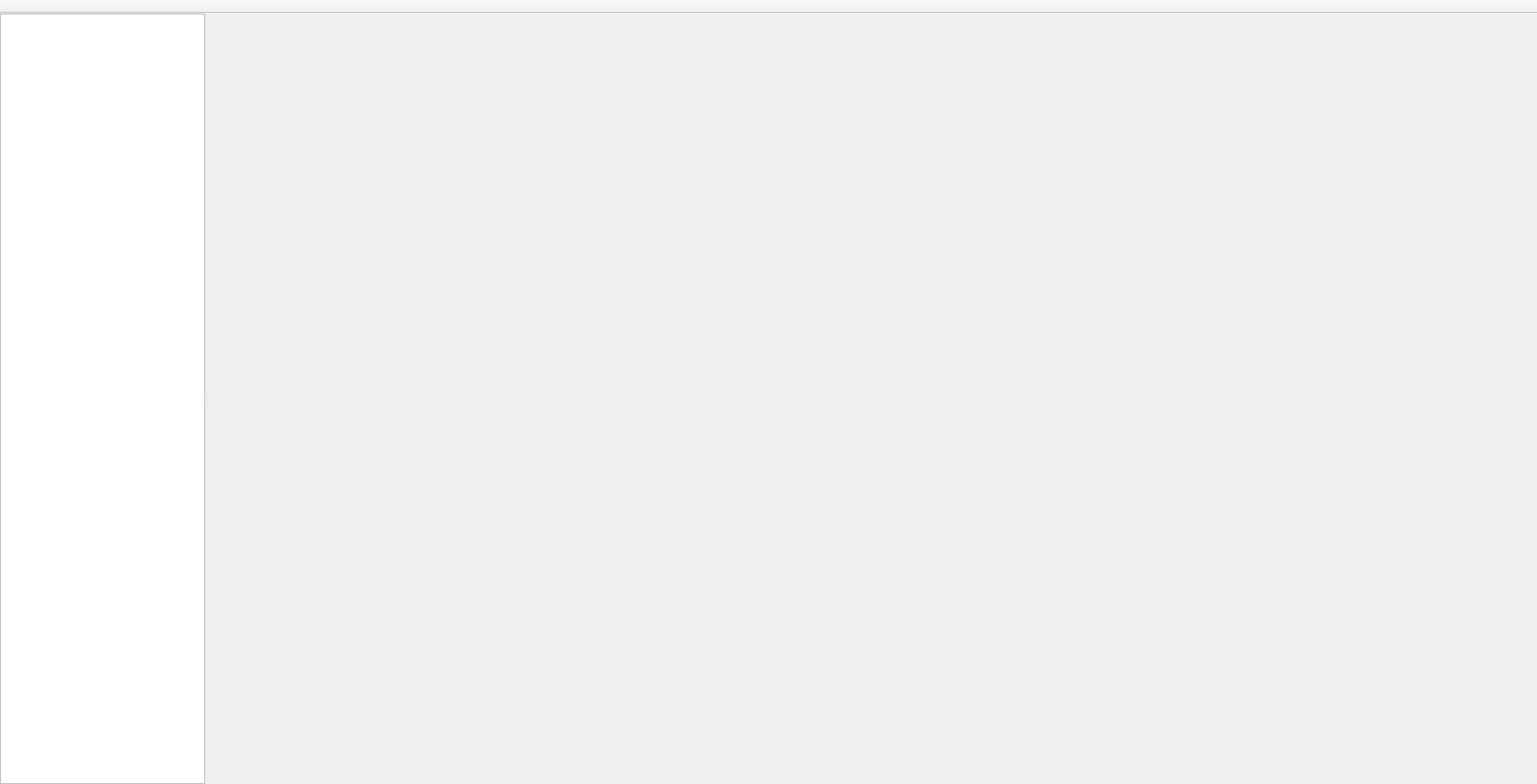
<?xml version="1.0" encoding="UTF-8"?>
<ui version="4.0">
 <class>FileTabWidget</class>
 <widget class="QMainWindow" name="FileTabWidget">
  <property name="geometry">
   <rect>
    <x>0</x>
    <y>0</y>
    <width>1919</width>
    <height>979</height>
   </rect>
  </property>
  <property name="windowTitle">
   <string>Form</string>
  </property>
  <widget class="QWidget" name="centralwidget">
   <layout class="QGridLayout" name="gridLayout">
    <property name="leftMargin">
     <number>0</number>
    </property>
    <property name="topMargin">
     <number>0</number>
    </property>
    <property name="rightMargin">
     <number>0</number>
    </property>
    <property name="bottomMargin">
     <number>0</number>
    </property>
    <property name="spacing">
     <number>0</number>
    </property>
    <item row="0" column="0">
     <widget class="QSplitter" name="splitter">
      <property name="orientation">
       <enum>Qt::Horizontal</enum>
      </property>
      <widget class="QWidget" name="featureWidget" native="true">
       <layout class="QGridLayout" name="featureLayout">
        <property name="leftMargin">
         <number>0</number>
        </property>
        <property name="topMargin">
         <number>0</number>
        </property>
        <property name="rightMargin">
         <number>0</number>
        </property>
        <property name="bottomMargin">
         <number>0</number>
        </property>
        <property name="spacing">
         <number>0</number>
        </property>
        <item row="0" column="0">
         <widget class="QTreeView" name="objectTreeView">
          <property name="enabled">
           <bool>true</bool>
          </property>
          <property name="sizePolicy">
           <sizepolicy hsizetype="Preferred" vsizetype="Preferred">
            <horstretch>0</horstretch>
            <verstretch>0</verstretch>
           </sizepolicy>
          </property>
          <property name="minimumSize">
           <size>
            <width>0</width>
            <height>0</height>
           </size>
          </property>
          <property name="baseSize">
           <size>
            <width>0</width>
            <height>0</height>
           </size>
          </property>
          <property name="contextMenuPolicy">
           <enum>Qt::CustomContextMenu</enum>
          </property>
          <property name="sizeAdjustPolicy">
           <enum>QAbstractScrollArea::AdjustIgnored</enum>
          </property>
          <property name="dragDropOverwriteMode">
           <bool>false</bool>
          </property>
          <property name="dragDropMode">
           <enum>QAbstractItemView::InternalMove</enum>
          </property>
          <property name="defaultDropAction">
           <enum>Qt::MoveAction</enum>
          </property>
          <property name="selectionMode">
           <enum>QAbstractItemView::ExtendedSelection</enum>
          </property>
          <property name="rootIsDecorated">
           <bool>false</bool>
          </property>
          <property name="expandsOnDoubleClick">
           <bool>false</bool>
          </property>
          <attribute name="headerVisible">
           <bool>false</bool>
          </attribute>
          <attribute name="headerDefaultSectionSize">
           <number>0</number>
          </attribute>
         </widget>
        </item>
       </layout>
      </widget>
      <widget class="QWidget" name="displayWidget" native="true">
       <property name="sizePolicy">
        <sizepolicy hsizetype="Expanding" vsizetype="Preferred">
         <horstretch>1</horstretch>
         <verstretch>0</verstretch>
        </sizepolicy>
       </property>
       <property name="baseSize">
        <size>
         <width>0</width>
         <height>0</height>
        </size>
       </property>
      </widget>
     </widget>
    </item>
   </layout>
  </widget>
  <widget class="QToolBar" name="toolBar">
   <property name="windowTitle">
    <string>toolBar</string>
   </property>
   <property name="movable">
    <bool>false</bool>
   </property>
   <property name="iconSize">
    <size>
     <width>32</width>
     <height>32</height>
    </size>
   </property>
   <property name="toolButtonStyle">
    <enum>Qt::ToolButtonTextUnderIcon</enum>
   </property>
   <attribute name="toolBarArea">
    <enum>TopToolBarArea</enum>
   </attribute>
   <attribute name="toolBarBreak">
    <bool>false</bool>
   </attribute>
  </widget>
 </widget>
 <resources/>
 <connections/>
</ui>
